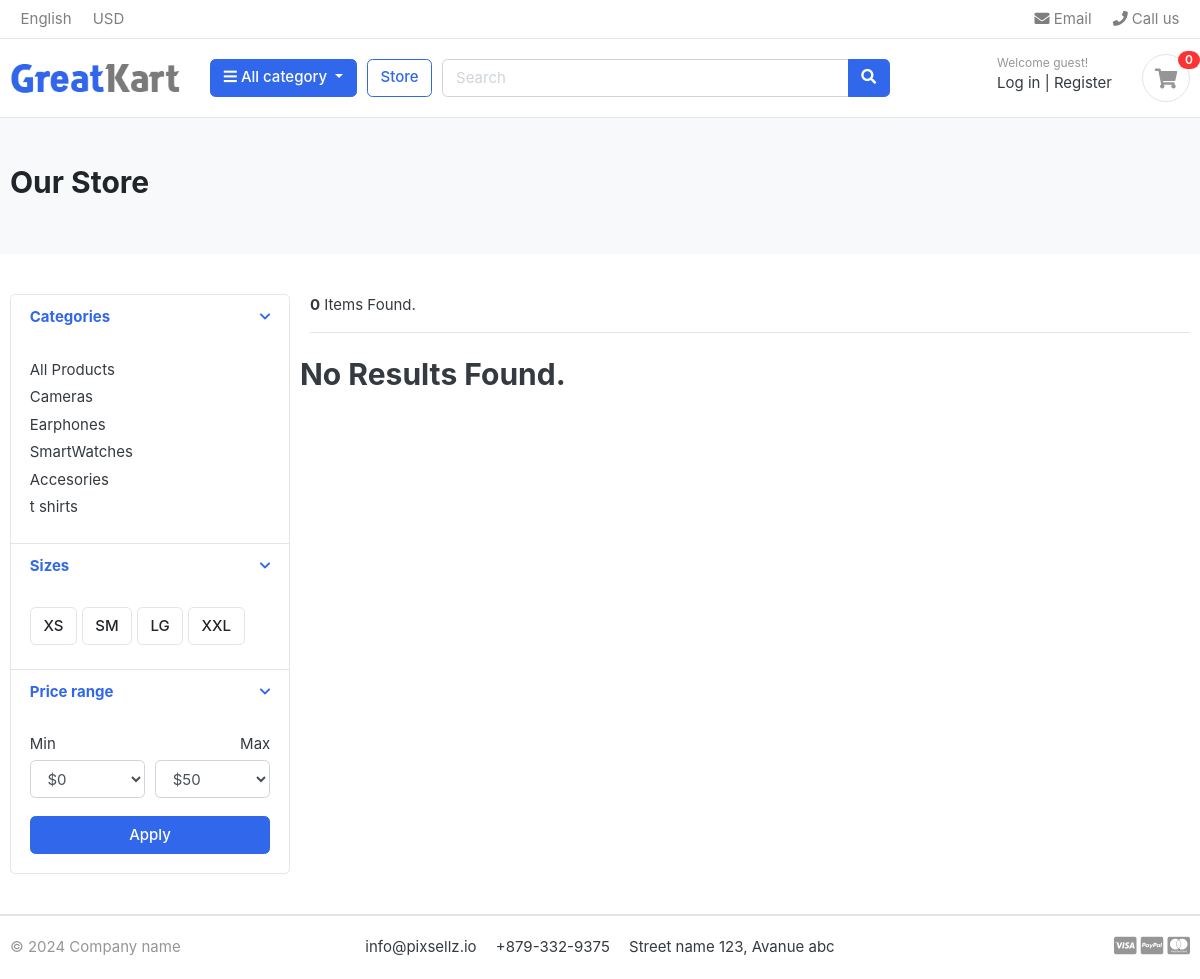
The app's page /store/category/cameras/ with its own data.
### category/models.py (models this page shows, shortened)
class Category(models.Model):
    category_name = models.CharField(max_length=50, unique=True)
    slug = models.SlugField(max_length=100, unique=True)
    description = models.TextField(max_length=255, blank=True)
    cat_imgage = models.ImageField(upload_to='photos/category', blank=True)
    class Meta:
        verbose_name = 'category'
        verbose_name_plural = 'categories'
    def get_url(self):
        return reverse('products_by_category', args=[self.slug])

### store/views.py (the view)
# urls.py: path('store/', include('store.urls')),
def store(request, category_slug=None):
    categories = None
    products = None
    if category_slug != None:
        categories = get_object_or_404(Category, slug=category_slug)
        products = Product.objects.filter(category=categories, is_available=True)
        paginator = Paginator(products, 1)
        page = request.GET.get('page')
        paged_products = paginator.get_page(page)
        product_count = products.count()
    else:
        products = Product.objects.all().filter(is_available=True).order_by('id')
        paginator = Paginator(products, 1)
        page = request.GET.get('page')
        paged_products = paginator.get_page(page)
        product_count = products.count()
    context = {
        'products': paged_products,
        'product_count': product_count,
    }
    return render(request, 'store/store.html', context)

### cart/context_processors.py (called while the page is built)
def counter(request):
    cart_count = 0
    if 'admin' in request.path:
        return {}
    else:
        try:
            cart = Cart.objects.filter(cart_id=_cart_id(request))
            cart_items = CartItem.objects.all().filter(cart=cart[:1])
            for cart_item in cart_items:
                cart_count += cart_item.quantity
        except Cart.DoesNotExist:
            cart_count = 0
    return dict(cart_count=cart_count)

### cart/views.py (called while the page is built)
def _cart_id(request):
    cart_id = request.session.get('cart_id')
    if not cart_id:
        cart_id = request.session.session_key
        if not cart_id:
            request.session.cycle_key()
            cart_id = request.session.session_key
        request.session['cart_id'] = cart_id
    return cart_id

### category/context_processors.py (called while the page is built)
def menu_links(request):
    links = Category.objects.all()
    return dict(links=links)

### templates/store/store.html (shortened to what this page needs)
{% extends 'base.html' %}
{% load static %}
{% block content %}
    <section class="section-pagetop bg">
    {% if 'search' in request.path %}
        <div class="container">
            <h2 class="title-page">Search results.</h2>
        </div>
    {% else %}
        <div class="container">
            <h2 class="title-page">Our Store</h2>
        </div>
    {% endif %}
    </section>
    <section class="section-content padding-y">
        <div class="container">
            <div class="row">
                <aside class="col-md-3">
                    <div class="card">
                        <article class="filter-group">
                            <header class="card-header">
                                <a href="#" data-toggle="collapse" data-target="#collapse_1" aria-expanded="true"
                                   class="">
                                    <i class="icon-control fa fa-chevron-down"></i>
                                    <h6 class="title">Categories</h6>
                                </a>
                            </header>
                            <div class="filter-content collapse show" id="collapse_1" style="">
                                <div class="card-body">
                                    <ul class="list-menu">
                                        <li><a href="{% url 'store' %}">All Products </a></li>
                                        {% for category in links %}
                                            <li><a href="{{ category.get_url }}">{{ category.category_name }} </a></li>
                                        {% endfor %}
                                    </ul>
                                </div>
                            </div>
                        </article>
                        <article class="filter-group">
                            <header class="card-header">
                                <a href="#" data-toggle="collapse" data-target="#collapse_4" aria-expanded="true"
                                   class="">
                                    <i class="icon-control fa fa-chevron-down"></i>
                                    <h6 class="title">Sizes </h6>
                                </a>
                            </header>
                            <div class="filter-content collapse show" id="collapse_4" style="">
                                <div class="card-body">
                                    <label class="checkbox-btn">
                                        <span class="btn btn-light"> XS </span>
                                    </label>
                                    <label class="checkbox-btn">
                                        <span class="btn btn-light"> SM </span>
                                    </label>
                                    <label class="checkbox-btn">
                                        <span class="btn btn-light"> LG </span>
                                    </label>
                                    <label class="checkbox-btn">
                                        <span class="btn btn-light"> XXL </span>
                                    </label>
                                </div>
                            </div>
                        </article>
                        <article class="filter-group">
                            <header class="card-header">
                                <a href="#" data-toggle="collapse" data-target="#collapse_3" aria-expanded="true"
                                   class="">
                                    <i class="icon-control fa fa-chevron-down"></i>
                                    <h6 class="title">Price range </h6>
                                </a>
                            </header>
                            <div class="filter-content collapse show" id="collapse_3" style="">
                                <div class="card-body">
                                    <div class="form-row">
                                        <div class="form-group col-md-6">
                                            <label>Min</label>
                                            <select class="mr-2 form-control">
                                                <option value="0">$0</option>
                                            </select>
                                        </div>
                                        <div class="form-group text-right col-md-6">
                                            <label>Max</label>
                                            <select class="mr-2 form-control">
                                                <option value="50">$50</option>
                                            </select>
                                        </div>
                                    </div>
                                    <button class="btn btn-block btn-primary">Apply</button>
                                </div>
                            </div>
                        </article>
                    </div>
                </aside>
                <main class="col-md-9">
                    <header class="border-bottom mb-4 pb-3">
                        <div class="form-inline">
                            <span class="mr-md-auto"> <b>{{ product_count }}</b> Items Found. </span>
                        </div>
                    </header>
                    <div class="row">
                    {% if products %}
                        {% for product in products %}
                            <div class="col-md-4">
                                <figure class="card card-product-grid">
                                    <div class="img-wrap">
                                        <a href="{{ product.get_url }}"><img src="{{ product.images.url }}"></a>
                                    </div>
                                    <figcaption class="info-wrap">
                                        <div class="fix-height">
                                            <a href="{{ product.get_url }}" class="title">{{ product.product_name }}</a>
                                            <div class="price-wrap mt-2">
                                                <span class="price">${{ product.price }}</span>
                                            </div>
                                        </div>
                                        <a href="{{ product.get_url }}" class="btn btn-block btn-primary">View
                                            Details</a>
                                    </figcaption>
                                </figure>
                            </div>
                        {% endfor %}
                    {% else %}
                        <div>
                            <h2>  No Results Found.</h2>
                        </div>
                    {% endif %}
                    </div>
                </main>
            </div>
        </div>
    </section>
{% endblock content %}

### static/css/ui.css (style rules this page uses)
html { font-family: "Inter", sans-serif; font-size: 15px; }
.padding-y { padding-top: 40px; padding-bottom: 40px; }
article:after, .form-group:after { display: block; clear: both; content: ""; }
.bg { background-color: #f8f9fa; }
.title-page { color: #212529; }
.btn-light { background-color: #fff; border-color: #e4e4e4; }
[class*=list-] li:after { visibility: hidden; display: block; content: ""; overflow: hidden; height: 0; clear: both; }
.list-menu { list-style: none; margin: 0; padding-left: 0; }
.list-menu li { margin-bottom: 5px; }
.list-menu a { color: #343a40; }
.icon-control { margin-top: 5px; float: right; font-size: 80%; }
.card-header .title { margin-bottom: 0; line-height: 1.5; }
.filter-group { border-bottom: 1px solid #e4e4e4; }
.filter-group .card-header { border-bottom: 0; }
.filter-group:last-child { border-bottom: 0; }
.checkbox-btn { position: relative; }
.section-pagetop { padding: 45px 0; }

### records on screen
Category: category_name "Cameras"
Category: category_name "Earphones"
Category: category_name "SmartWatches"
Category: category_name "Accesories"
Category: category_name "t shirts"

### other values on screen
{{ cart_count }} "0"
{{ product_count }} "0"
